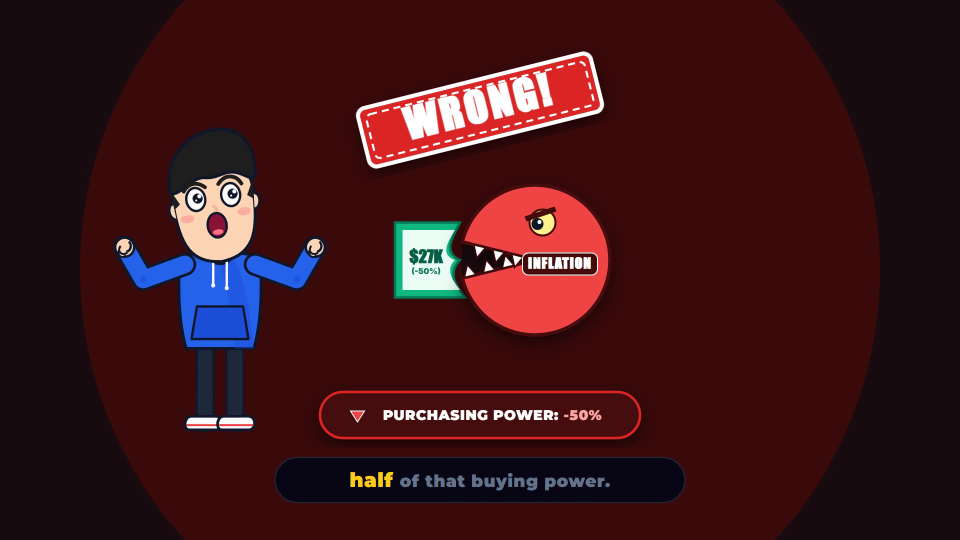
#> input picture zz- Infographic Experiment/mp4_frame_check_14.50s.png, 1920 x 1080 px (shown at 1/2 size)
$ python -i run_visual_audit.py   (imports and definitions only)   (older library calls are emulated)
#> lines starting #> are read from the running program, lines starting #| are printed output that depends on the picture; after the words box and inside, x2 and y2 are one past the last pixel; in counts of white or black regions, pixels touching at a corner belong together
"""
AGENT 4: VISUAL AUDITOR & CRITIQUE ENGINE
Automated Playwright snapshot inspection, computer vision metrics,
and multi-point aesthetic audit against 'The Infographics Show' style.
"""

import os
import sys
import json
import asyncio
from pathlib import Path
import cv2
import numpy as np
from playwright.async_api import async_playwright

EXPERIMENT_DIR = Path(__file__).resolve().parent
AUDIT_FRAMES_DIR = EXPERIMENT_DIR / "audit_frames"
HTML_PLAYER_PATH = EXPERIMENT_DIR / "scene1_player.html"
AUDIT_REPORT_PATH = EXPERIMENT_DIR / "AUDIT_REPORT.md"

AUDIT_TIMESTAMPS = [
    {"time": 0.60, "name": "beat_1_entrance_0.60s", "desc": "Character Entrance Peak & Initial Wonder"},
    {"time": 1.60, "name": "beat_2_five_dollar_bill_1.60s", "desc": "Presentation of $5 Bill & Hero Badge Pop"},
    {"time": 2.80, "name": "beat_3_calendar_drift_2.80s", "desc": "Flying Calendar Sheets & Inquisitive Tilt"},
    {"time": 4.20, "name": "beat_4_final_composition_4.20s", "desc": "Final Scene Settle & Kinetic Subtitle State"}
]

def analyze_frame_metrics(img_path):
    """Calculate OpenCV visual metrics on rendered frame."""
#> called with img_path = 'mp4_frame_check_14.50s.png'
    img = cv2.imread(str(img_path))
#> img is the input picture: shape (1080, 1920, 3); mean B, G, R 26.4, 22.2, 61.5
    if img is None:
        return {"error": "Image not found"}

    h, w, c = img.shape
#> h = 1080; w = 1920; c = 3
    gray = cv2.cvtColor(img, cv2.COLOR_BGR2GRAY)
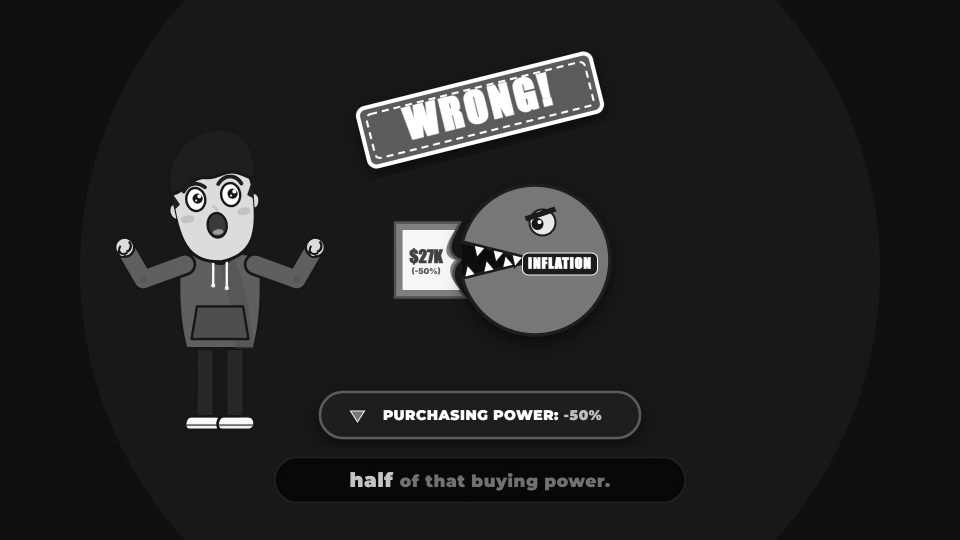
#> gray: shape (1080, 1920) (shown at 1/2 size); min 1, max 255, mean 34.4

    # 1. Edge Sharpness (Laplacian variance)
    laplacian = cv2.Laplacian(gray, cv2.CV_64F)
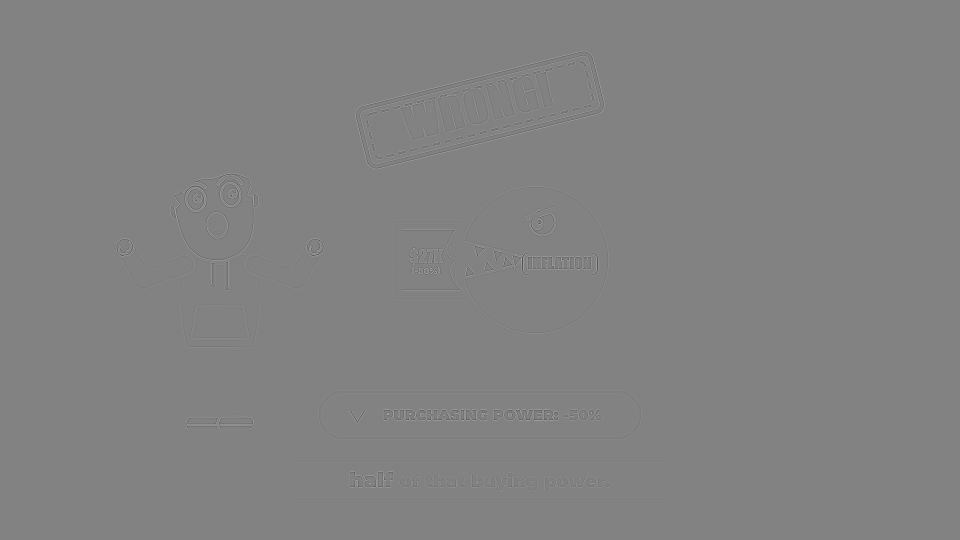
#> laplacian: shape (1080, 1920) float64 (shown at 1/2 size); min -545, max 522, mean 0; drawn with min black and max white
    sharpness = float(laplacian.var())
#> sharpness = 322.2

    # 2. Dynamic Range & Contrast (RMS contrast)
    contrast = float(gray.std())
#> contrast = 44.22

    # 3. Brightness & Color Vibrancy
    hsv = cv2.cvtColor(img, cv2.COLOR_BGR2HSV)
#> hsv: shape (1080, 1920, 3); mean H, S, V 155.4, 185.6, 66.3
    saturation = float(hsv[:, :, 1].mean())
#> saturation = 185.6
    brightness = float(hsv[:, :, 2].mean())
#> brightness = 66.27

    # 4. Color Palette Check (Green #10b981, Yellow #facc15, Blue #2563eb)
    # Detect presence of vibrant Infographic elements
    # Green mask (Badge & Bill)
    lower_green = np.array([35, 80, 80])
    upper_green = np.array([85, 255, 255])
    green_mask = cv2.inRange(hsv, lower_green, upper_green)
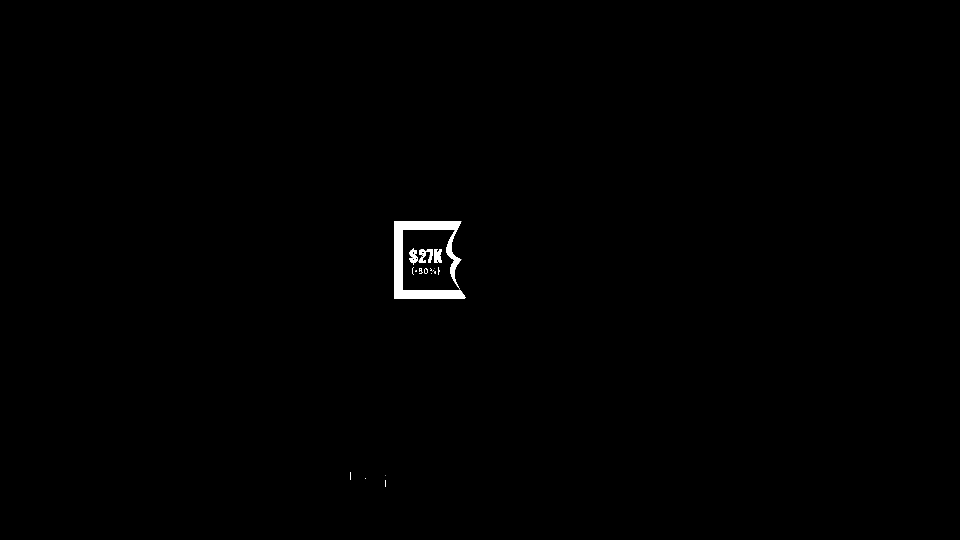
#> green_mask: shape (1080, 1920) (shown at 1/2 size); 0.44% white; 20 white regions (12 under 20 px), largest, box (x1, y1, x2, y2) and area: (788, 443, 932, 598) 7673, (837, 498, 866, 526) 470, (868, 498, 884, 526) 377
    green_pixels = int(np.count_nonzero(green_mask))
#> green_pixels = 9099

    # Yellow mask (Question marks, Coin, Active subtitles)
    lower_yellow = np.array([20, 100, 100])
    upper_yellow = np.array([35, 255, 255])
    yellow_mask = cv2.inRange(hsv, lower_yellow, upper_yellow)
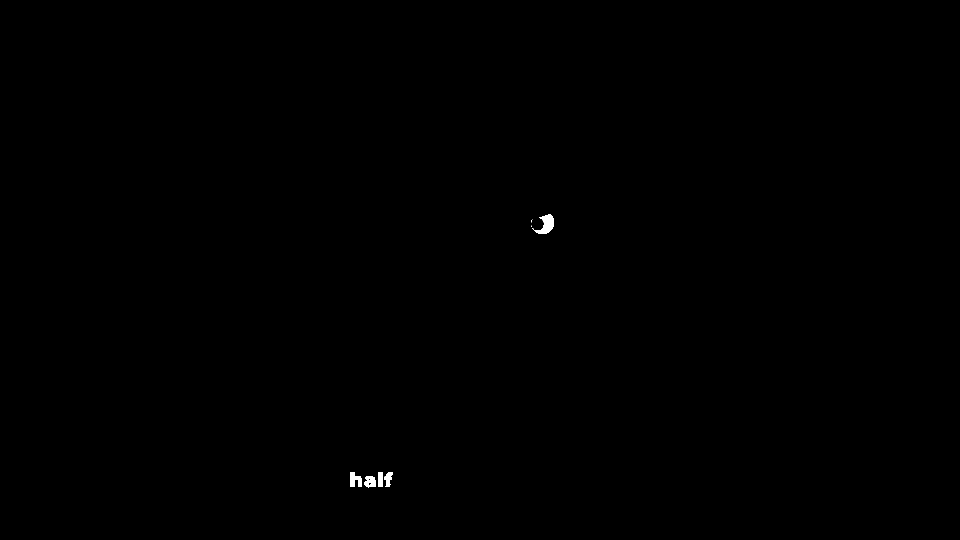
#> yellow_mask: shape (1080, 1920) (shown at 1/2 size); 0.12% white; 7 white regions (2 under 20 px), largest, box (x1, y1, x2, y2) and area: (1064, 428, 1108, 468) 877, (701, 944, 724, 974) 483, (729, 952, 752, 975) 411, (768, 944, 786, 974) 326, (756, 944, 766, 974) 299
    yellow_pixels = int(np.count_nonzero(yellow_mask))
#> yellow_pixels = 2410

    # Blue mask (Character hoodie)
    lower_blue = np.array([100, 100, 100])
    upper_blue = np.array([130, 255, 255])
    blue_mask = cv2.inRange(hsv, lower_blue, upper_blue)
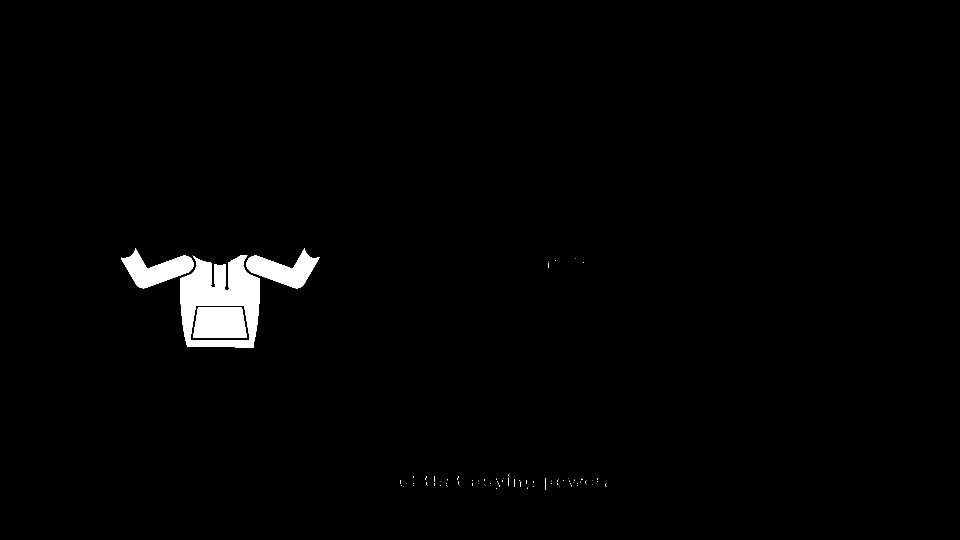
#> blue_mask: shape (1080, 1920) (shown at 1/2 size); 1.7% white; 90 white regions (83 under 20 px), largest, box (x1, y1, x2, y2) and area: (360, 510, 520, 696) 16913, (386, 614, 494, 676) 6031, (242, 496, 388, 577) 5639
    blue_pixels = int(np.count_nonzero(blue_mask))
#> blue_pixels = 34583

    return {
        "width": w,
        "height": h,
        "sharpness": round(sharpness, 2),
        "contrast": round(contrast, 2),
        "saturation": round(saturation, 2),
        "brightness": round(brightness, 2),
        "green_pixels": green_pixels,
        "yellow_pixels": yellow_pixels,
        "blue_pixels": blue_pixels
    }

# [41 lines not run here, left out]

# [96 lines left out: function evaluate_audit, not called in this run]

# [7 lines not run here, left out]

>>> result = analyze_frame_metrics('mp4_frame_check_14.50s.png')
#> result = 9 items
